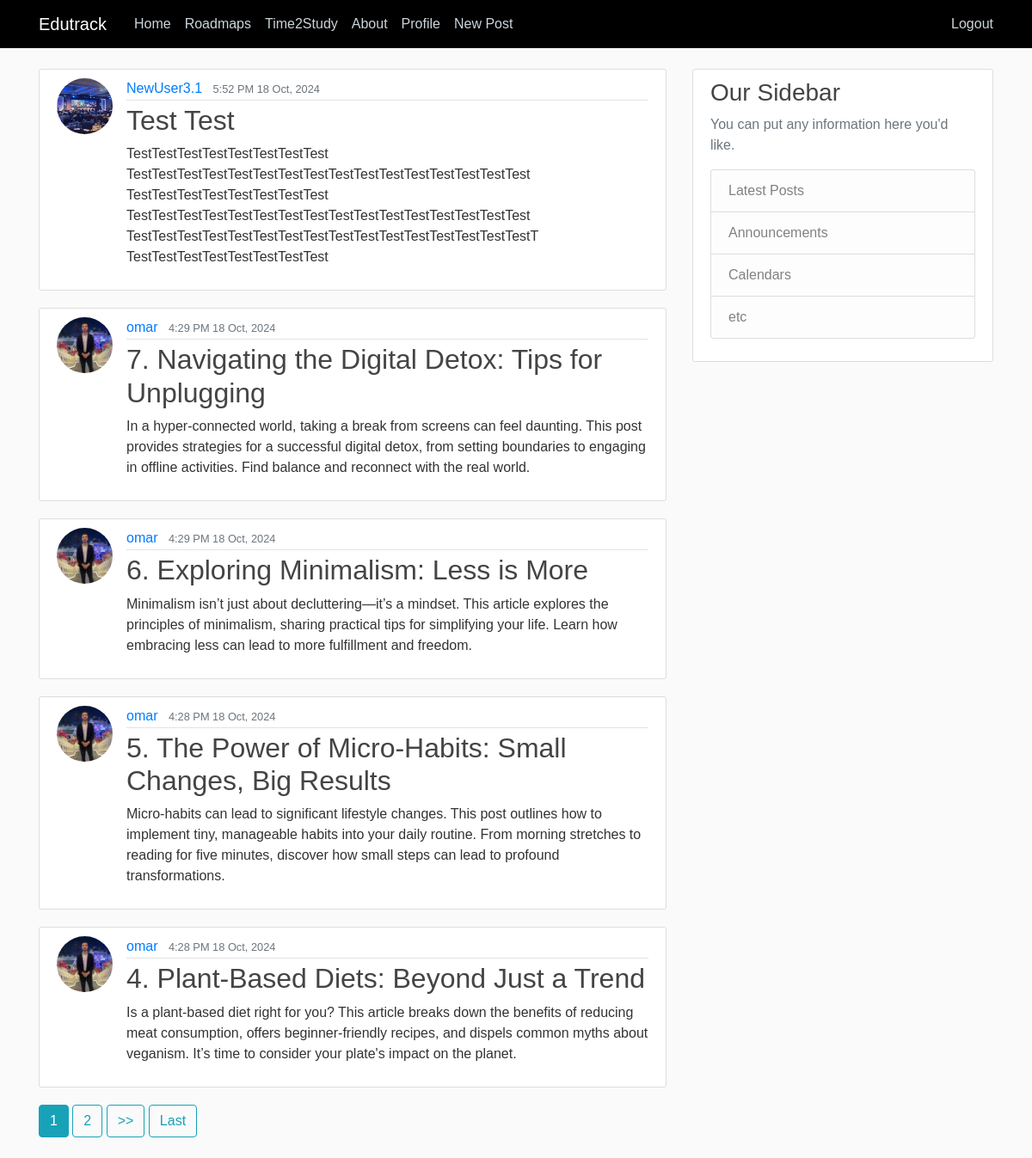
The app's page / (signed in) with its own data.
### main/models.py (models this page shows, shortened)
class Post(models.Model):
    title = models.CharField(max_length=100)
    content = models.TextField()
    date_posted = models.DateTimeField(default=timezone.now)
    author = models.ForeignKey(User, on_delete=models.CASCADE)

### users/models.py (models this page shows, shortened)
class Profile(models.Model):
    user = models.OneToOneField(User, on_delete=models.CASCADE)
    image = models.ImageField(default= 'default.jpg', upload_to='profile_pics')

### main/views.py (the view)
# urls.py: path('', PostListView.as_view(), name='main-home'),
class PostListView(ListView):
    model = Post
    template_name = 'main/home.html'
    context_object_name = 'posts'
    ordering = ['-date_posted']
    paginate_by = 5

### main/templates/main/home.html (shortened to what this page needs)
{% extends "main/base.html" %} {% block content %} {% for post in posts%}
<article class="media content-section">
    <img class="rounded-circle article-img" src="{{ post.author.profile.image.url }}">
  <div class="media-body">
    <div class="article-metadata">
      <a class="mr-2" href="#">{{ post.author }}</a>
      <small class="text-muted">{{ post.date_posted|date:"f A d M, Y" }}</small>
    </div>
    <h2><a class="article-title" href="{% url 'post-detail' post.id %}">{{ post.title }}</a></h2>
    <p class="article-content">{{ post.content }}</p>
  </div>
</article>
{% endfor %}
{% if is_paginated %}
    {% for num in page_obj.paginator.page_range %}
        {% if page_obj.number == num %}
            <a class="btn btn-info mb-4" href="?page={{ num }}">{{ num }}</a>
        {% elif num > page_obj.number|add:"-3" and num < page_obj.number|add:"3" %}
            <a class="btn btn-outline-info mb-4" href="?page={{ num }}">{{ num }}</a>
        {% endif %}
    {% endfor %}
    {% if page_obj.has_next %}
    <a class="btn btn-outline-info mb-4" href="?page={{ page_obj.next_page_number }}">>></a>
    <a class="btn btn-outline-info mb-4" href="?page={{ page_obj.paginator.num_pages }}">Last</a>
    {% endif %}
{% endif %}
{% endblock content %}

### main/static/main/css/main.css (style rules this page uses)
body { background: #fafafa; color: #333333; margin-top: 5rem; font-family: Arial, sans-serif; }
h1, h2, h3, h4, h5, h6 { color: #444444; }
.content-section { background: #ffffff; padding: 10px 20px; border: 1px solid #dddddd; border-radius: 3px; margin-bottom: 20px; }
.article-title { color: #444444; }
.article-content { white-space: pre-line; }
.article-img { height: 65px; width: 65px; margin-right: 16px; }
.article-metadata { padding-bottom: 1px; margin-bottom: 4px; border-bottom: 1px solid #e3e3e3; }

### records on screen
Post: author.profile.image (picture), author "NewUser3.1", date_posted "5:52 PM 18 Oct, 2024", title "Test Test", content "TestTestTestTestTestTestTestTest TestTestTestTestTestTestTestTestTestTestTestTestTestTestTestTest TestTestTestTestTestTestTestTest TestTestTestTestTestTestTestTestTestTestTestTestTestTestTestTest TestTestTestTestTestTestTestTestTestTestTestTestTestTestTestTestT TestTestTestTestTestTestTestTest"
Post: author.profile.image (picture), author "omar", date_posted "4:29 PM 18 Oct, 2024", title "7. Navigating the Digital Detox: Tips for Unplugging", content "In a hyper-connected world, taking a break from screens can feel daunting. This post provides strategies for a successful digital detox, from setting boundaries to engaging in offline activities. Find balance and reconnect with the real world."
Post: author.profile.image (picture), author "omar", date_posted "4:29 PM 18 Oct, 2024", title "6. Exploring Minimalism: Less is More", content "Minimalism isn’t just about decluttering—it’s a mindset. This article explores the principles of minimalism, sharing practical tips for simplifying your life. Learn how embracing less can lead to more fulfillment and freedom."
Post: author.profile.image (picture), author "omar", date_posted "4:28 PM 18 Oct, 2024", title "5. The Power of Micro-Habits: Small Changes, Big Results", content "Micro-habits can lead to significant lifestyle changes. This post outlines how to implement tiny, manageable habits into your daily routine. From morning stretches to reading for five minutes, discover how small steps can lead to profound transformations."
Post: author.profile.image (picture), author "omar", date_posted "4:28 PM 18 Oct, 2024", title "4. Plant-Based Diets: Beyond Just a Trend", content "Is a plant-based diet right for you? This article breaks down the benefits of reducing meat consumption, offers beginner-friendly recipes, and dispels common myths about veganism. It’s time to consider your plate's impact on the planet."

### other values on screen
{{ num }} "1"
{{ num }} "2"
